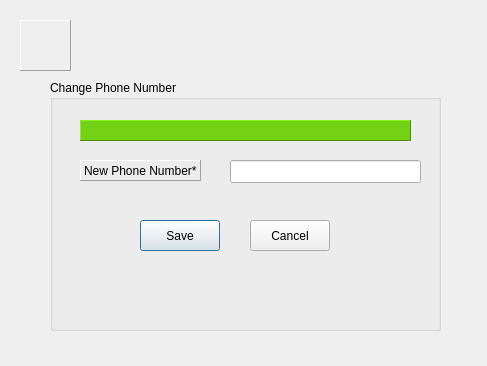
<?xml version="1.0" encoding="UTF-8"?>
<ui version="4.0">
 <class>ChangePhone</class>
 <widget class="QDialog" name="ChangePhone">
  <property name="geometry">
   <rect>
    <x>0</x>
    <y>0</y>
    <width>487</width>
    <height>366</height>
   </rect>
  </property>
  <property name="windowTitle">
   <string>Dialog</string>
  </property>
  <widget class="QLabel" name="label_2">
   <property name="geometry">
    <rect>
     <x>0</x>
     <y>0</y>
     <width>481</width>
     <height>361</height>
    </rect>
   </property>
   <property name="styleSheet">
    <string notr="true">border-image: url(:/resources/background/picklit.jpg);</string>
   </property>
   <property name="text">
    <string/>
   </property>
  </widget>
  <widget class="QGroupBox" name="groupBox">
   <property name="geometry">
    <rect>
     <x>50</x>
     <y>80</y>
     <width>391</width>
     <height>251</height>
    </rect>
   </property>
   <property name="title">
    <string>Change Phone Number</string>
   </property>
   <widget class="QPushButton" name="pushButton_2">
    <property name="geometry">
     <rect>
      <x>90</x>
      <y>140</y>
      <width>80</width>
      <height>31</height>
     </rect>
    </property>
    <property name="text">
     <string>Save</string>
    </property>
    <property name="icon">
     <iconset resource="resources.qrc">
      <normaloff>:/resources/newIcons/check-icon.png</normaloff>:/resources/newIcons/check-icon.png</iconset>
    </property>
    <property name="iconSize">
     <size>
      <width>24</width>
      <height>24</height>
     </size>
    </property>
   </widget>
   <widget class="QPushButton" name="pushButton_3">
    <property name="geometry">
     <rect>
      <x>200</x>
      <y>140</y>
      <width>80</width>
      <height>31</height>
     </rect>
    </property>
    <property name="text">
     <string>Cancel</string>
    </property>
    <property name="icon">
     <iconset resource="resources.qrc">
      <normaloff>:/resources/newIcons/missed-calls-icon.png</normaloff>:/resources/newIcons/missed-calls-icon.png</iconset>
    </property>
    <property name="iconSize">
     <size>
      <width>24</width>
      <height>24</height>
     </size>
    </property>
   </widget>
   <widget class="QLineEdit" name="lineEdit">
    <property name="geometry">
     <rect>
      <x>180</x>
      <y>80</y>
      <width>191</width>
      <height>23</height>
     </rect>
    </property>
    <property name="styleSheet">
     <string notr="true">border-color: rgb(239, 41, 41);</string>
    </property>
    <property name="echoMode">
     <enum>QLineEdit::Password</enum>
    </property>
   </widget>
   <widget class="QLabel" name="label">
    <property name="geometry">
     <rect>
      <x>30</x>
      <y>80</y>
      <width>121</width>
      <height>21</height>
     </rect>
    </property>
    <property name="frameShape">
     <enum>QFrame::Panel</enum>
    </property>
    <property name="frameShadow">
     <enum>QFrame::Raised</enum>
    </property>
    <property name="text">
     <string>New Phone Number*</string>
    </property>
   </widget>
   <widget class="QLabel" name="label_5">
    <property name="geometry">
     <rect>
      <x>30</x>
      <y>40</y>
      <width>331</width>
      <height>21</height>
     </rect>
    </property>
    <property name="styleSheet">
     <string notr="true">background-color: rgb(115, 210, 22);</string>
    </property>
    <property name="frameShape">
     <enum>QFrame::Panel</enum>
    </property>
    <property name="frameShadow">
     <enum>QFrame::Raised</enum>
    </property>
    <property name="text">
     <string/>
    </property>
   </widget>
  </widget>
  <widget class="QLabel" name="label_3">
   <property name="geometry">
    <rect>
     <x>20</x>
     <y>20</y>
     <width>51</width>
     <height>51</height>
    </rect>
   </property>
   <property name="styleSheet">
    <string notr="true">border-image: url(:/resources/icons/Logo2.png);</string>
   </property>
   <property name="frameShape">
    <enum>QFrame::Panel</enum>
   </property>
   <property name="frameShadow">
    <enum>QFrame::Raised</enum>
   </property>
   <property name="text">
    <string/>
   </property>
  </widget>
 </widget>
 <resources>
  <include location="resources.qrc"/>
 </resources>
 <connections/>
</ui>
